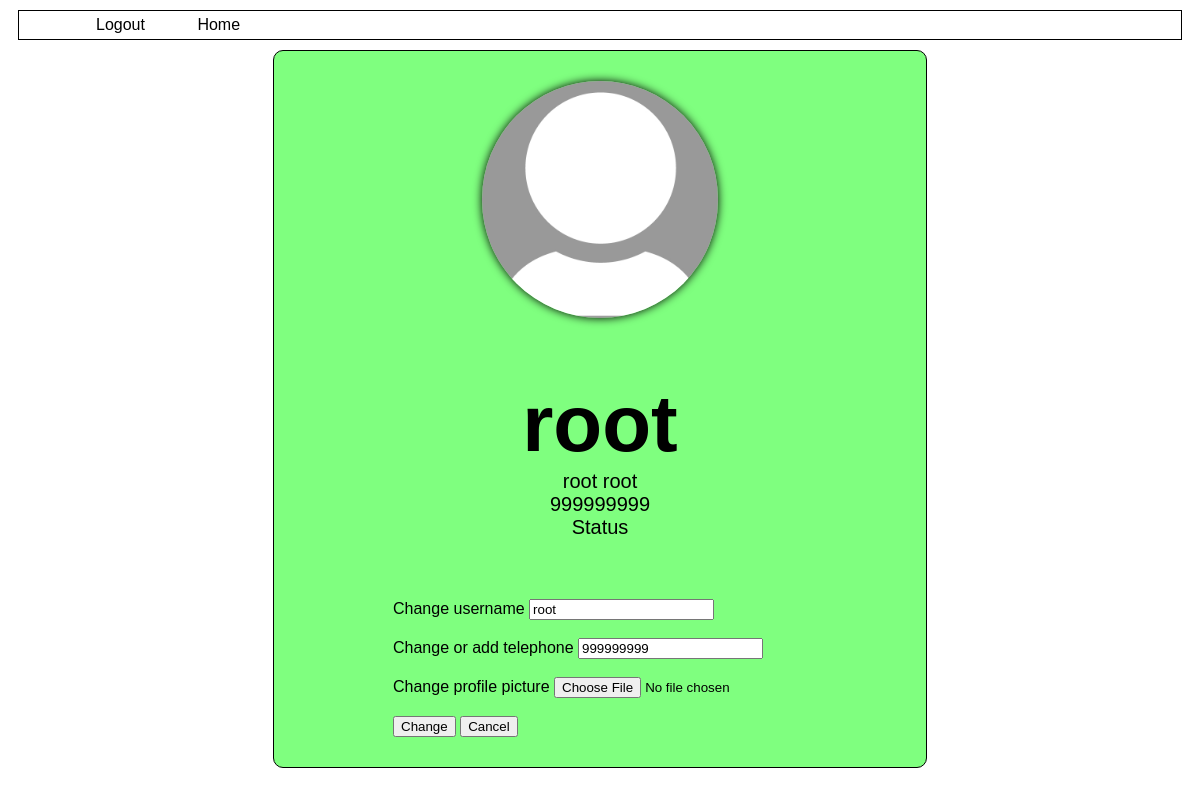
The page /edit_profile.php (signed in) on the database its author committed.
### tables this page shows
CREATE TABLE IF NOT EXISTS users (
  id int(10) NOT NULL AUTO_INCREMENT,
  usName varchar(30) NOT NULL,
  usSurname varchar(30) NOT NULL,
  username varchar(30) NOT NULL UNIQUE,
  email varchar(30) NOT NULL UNIQUE,
  age int(2) NOT NULL,
  telephone varchar(16) NOT NULL,
  passwd varchar(100) NOT NULL,
  pfp varchar(100) DEFAULT './assets/files/img/default/pfp_default.jpg',
  isActive BOOLEAN NOT NULL DEFAULT 0,
  usRole enum('admin', 'client') NOT NULL DEFAULT 'client',
    PRIMARY KEY (id)
);

### edit_profile.php (the view, shortened to what this page needs)
<?php
    require_once 'utilities.php';
    $userID = $_SESSION['user-id'];
?>
<!DOCTYPE html>
<html lang="en">
    <head>
        <link rel="stylesheet" type="text/css" href="assets/css/edit_profile_style.css">
    </head>
    <body>
        <div class="nav-container">
            <nav>
                <a href="logout.php">Logout</a>
                <a href="chats.php">Home</a>
            </nav>
        </div>
        <?php
            $query = "SELECT * FROM chatapp.users WHERE users.id LIKE '$userID'";
            $result = $bd->query($query);
            $userData = $result->fetch(PDO::FETCH_ASSOC);
        ?>
        <div class="main-container">
            <img src="<?= $userData['pfp'] ?>" alt="Profile picture">
            <div class="data-box">
                <div class="data-item"><?= $userData['username'] ?></div>
                <div class="data-item"><?= $userData['usName'] . ' ' . $userData['usSurname'] ?></div>
                <div class="data-item"><?php if($userData['telephone'] == ''){echo '*No telephone*';}else{echo $userData['telephone'];} ?></div>
                <div class="data-item"><?= 'Status' ?></div>
            </div>
            <form action="<?php echo htmlspecialchars($_SERVER["PHP_SELF"]) ?>" method="POST" autocomplete="off" enctype="multipart/form-data">
                <label for="username-edit">Change username</label>
                <input type="text" id="username-edit" name="username-edit" value="<?= $userData['username'] ?>" placeholder="Change your username" /><br/><br/>
                <label for="tel-edit">Change or add telephone</label>
                <input type="tel" id="tel-edit" name="tel-edit" value="<?= $userData['telephone'] ?>" placeholder="Add or Change your telephone" /><br/><br/>
                <label for="pfp-edit">Change profile picture</label>
                <input type="file" id="pfp-edit" name="file" value="<?= $userData['pfp'] ?>" placeholder="Choose a picture" /><br/><br/>
                <button type="submit">Change</button>
                <button type="reset">Cancel</button>
            </form>
        </div>
    </body>
</html>

### assets/css/edit_profile_style.css (style rules this page uses)
* { font-family: Arial, Helvetica, sans-serif; }
nav { background-color: white; }
.nav-container { margin: 0; background-color: white; position: sticky; top: 0px; display: flex; justify-content: space-between; align-items: center; z-index: 1; padding: 0 3em; }
nav { padding: 5px; width: 100%; height: 100%; }
.nav-container a { margin: 1.5em; display: inline; text-decoration: none; line-height: 0.2em; width: 5em; }
.nav-container a { color: black; }
.main-container { margin: auto; padding: 30px; width: 50%; background-color: rgb(0, 255, 0, 0.5); display: flex; flex-direction: column; justify-content: center; align-items: center; gap: 30px; border: 1px solid black; border-radius: 10px; }
img { margin: auto; width: 40%; height: 40%; border-radius: 100%; box-shadow: 0 0 10px black; }
.data-box { margin: 30px; display: flex; text-align: center; font-size: 20px; flex-direction: column; justify-content: center; align-content: center; }
.data-box .data-item:first-child { font-size: 80px; font-weight: bold; }

### edit_profile.php (style rules this page uses)
nav { background-color: white; }
.nav-container { margin: 10px;background-color: white;position: sticky; top: 0px;display: flex;justify-content: space-between; align-items: center;z-index: 1;padding: 0 3em;border: 1px solid black; }
nav { padding: 5px;width: 100%;height: 100%; }
.nav-container a { margin: 1.5em;display: inline; text-decoration: none;line-height: 0.2em;width: 5em; }
.nav-container a { color: black; }

### rows shown on the page
users: pfp (placeholder picture), username "root", usName "root", usSurname "root", telephone "999999999", username-edit "root", tel-edit "999999999"
